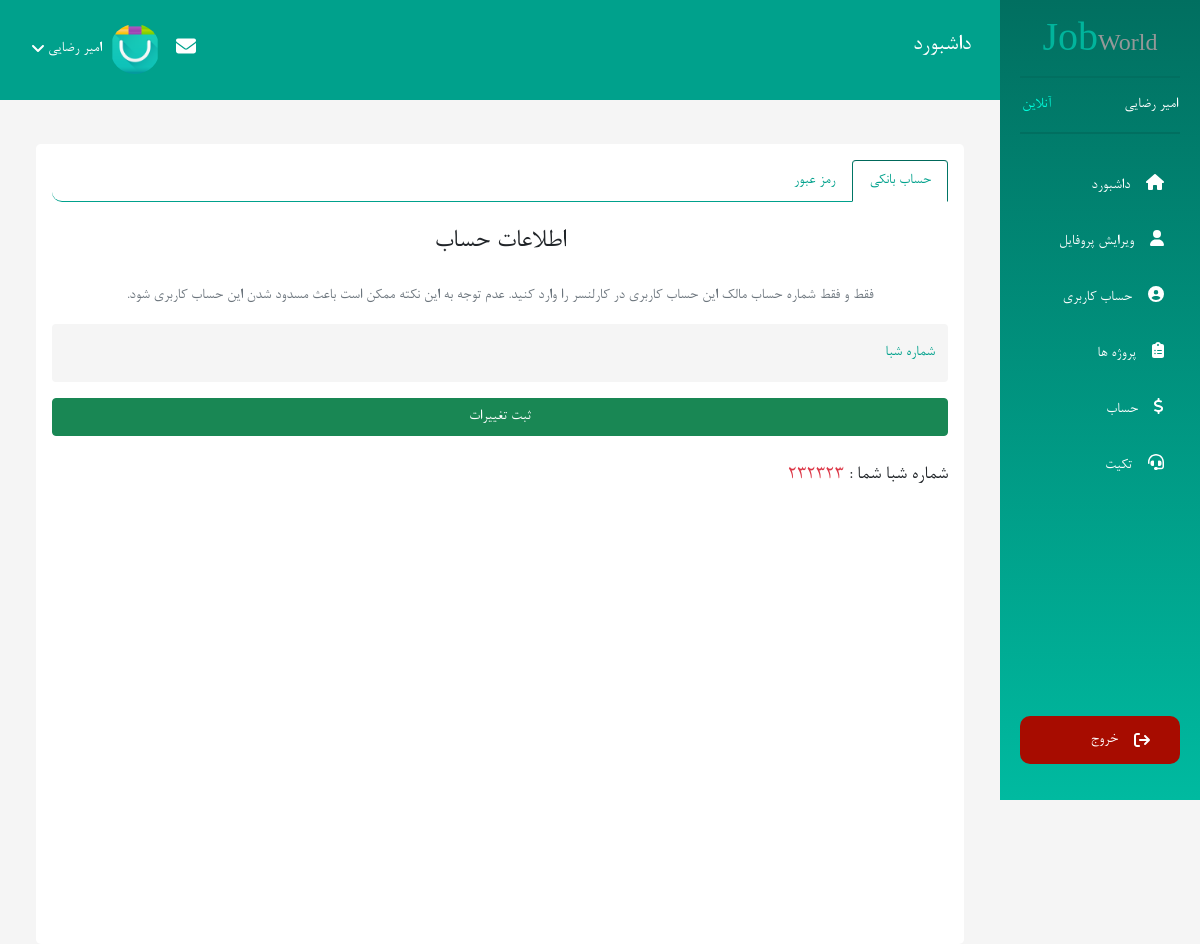
The app's page /jobWorld/panel/edit-profile (signed in) with its own data.
### tables this page shows
CREATE TABLE `users` (
  `id` int(10) UNSIGNED NOT NULL,
  `email` varchar(255) NOT NULL,
  `username` varchar(255) NOT NULL,
  `first_name` varchar(255) NOT NULL,
  `last_name` varchar(255) NOT NULL,
  `phone_number` varchar(15) NOT NULL,
  `city` varchar(120) DEFAULT NULL,
  `about` text DEFAULT NULL,
  `expertise_title` varchar(255) DEFAULT NULL,
  `number_shaba` varchar(255) DEFAULT NULL,
  `account_balance` int(11) NOT NULL DEFAULT 0,
  `remember_tokens` varchar(255) DEFAULT NULL,
  `password` text NOT NULL,
  `permission` enum('admin','user') NOT NULL DEFAULT 'user',
  `activity_user` enum('freelancer','employer') NOT NULL DEFAULT 'freelancer',
  `image` text DEFAULT NULL,
  `verify_token` text DEFAULT NULL,
  `is_active` tinyint(4) NOT NULL DEFAULT 0 COMMENT 'enable => 1 , desable => 0',
  `forgot_token` text DEFAULT NULL,
  `forgot_token_expire` text DEFAULT NULL,
  `created_at` datetime NOT NULL,
  `updated_at` datetime DEFAULT NULL
);

### activites/User/User.php (called while the page is built, shortened)
<?php
class User
{
    public function editProfile()
    {
        $db = new Database();
        $user = $db->select("SELECT * FROM users WHERE id=?", $_SESSION['user'][0])->fetch();
        require_once(BASE_PATH . '/tamplate/User/edit-profile.php');
    }
}

### index.php (called while the page is built, shortened)
<?php
function uri($reservedUrl, $class, $method, $requestMethod = 'GET')
{
    $currentUrl = explode('?', currentUrl())[0];
    $currentUrl =  str_replace(CURRENT_DOMAIN, '', $currentUrl);
    $currentUrl = trim($currentUrl, '/');
    $currentUrlArray = explode('/', $currentUrl);
    $currentUrlArray = array_filter($currentUrlArray);
    $reservedUrl = trim($reservedUrl, '/');
    $reservedUrlArray = explode('/', $reservedUrl);
    $reservedUrlArray = array_filter($reservedUrlArray);
    if (sizeof($currentUrlArray) != sizeof($reservedUrlArray) || methodFiled() != $requestMethod) {
        return false;
    }
    $parameters = [];
    for ($key = 0; $key < sizeof($currentUrlArray); $key++) {
        if ($reservedUrlArray[$key][0] == '{' && $reservedUrlArray[$key][strlen($reservedUrlArray[$key]) - 1] == "}") {
            array_push($parameters, $currentUrlArray[$key]);
        } else if ($reservedUrlArray[$key] !== $currentUrlArray[$key]) {
            return false;
        }
    }
    $object = new $class;
    call_user_func_array(array($object, $method), $parameters);
    exit();
}
require_once('activites/User/User.php');
require_once('database/Database.php');
function protocol()
{
    return stripos($_SERVER['SERVER_PROTOCOL'], 'https') === true ? 'https://' : 'http://';
}
function currentDomain()
{
    return protocol() . $_SERVER['HTTP_HOST'];
}
function asset($src)
{
    return trim(CURRENT_DOMAIN, '/ ') . '/' . trim($src, '/ ');
}
function url($url)
{
    return trim(CURRENT_DOMAIN, '/ ') . '/' . trim($url, '/ ');
}
function currentUrl()
{
    return trim(currentDomain(), '/ ') . $_SERVER['REQUEST_URI'];
}
function methodFiled()
{
    return $_SERVER['REQUEST_METHOD'];
}
uri('panel/edit-profile', 'User\User', 'editProfile');

### database/Database.php (called while the page is built, shortened)
<?php
class Database
{
    private $connection;
    private $dbHost = DB_HOST;
    private $dbUsername = DB_USERNAME;
    private $dbPassword = DB_PASSWORD;
    private $dbName = DB_NAME;
    private $options = array(PDO::ATTR_ERRMODE => PDO::ERRMODE_EXCEPTION, PDO::ATTR_DEFAULT_FETCH_MODE => PDO::FETCH_ASSOC, PDO::MYSQL_ATTR_INIT_COMMAND => 'SET NAMES utf8');
    public function __construct()
    {
        try {
            $this->connection = new PDO('mysql:host=' . $this->dbHost . ';dbname=' . $this->dbName, $this->dbUsername, $this->dbPassword, $this->options);
        } catch (PDOException $e) {
            echo 'error -> ' . $e->getMessage();
            exit();
        }
    }
    public function select($sql, $values = null)
    {
        try {
            $stmt = $this->connection->prepare($sql);
            if ($values == null) {
                $stmt->execute();
            } else {
                $stmt->execute([$values]);
            }
            return $stmt;
        } catch (PDOException $e) {
            echo 'error -> ' . $e->getMessage();
            return false;
        }
    }
}

### tamplate/User/edit-profile.php (the view, shortened to what this page needs)
<?php require_once(BASE_PATH . '/tamplate/User/layouts/header.php') ?>
<section class="user-account">
    <div class="row w-100 m-auto mt-5 p-0">
        <div class="col-xl-10 col-md-8 col-lg-8 me-auto mt-5">
            <div class="container">
                <div class=" mt-5 bg-white p-3 rounded-3" style="height: 800px;">
                    <nav>
                        <div class="nav nav-tabs" id="nav-tab" role="tablist">
                            <button class="nav-link active" id="nav-bank-tab" data-bs-toggle="tab" data-bs-target="#nav-bank"
                                type="button" role="tab" aria-controls="nav-bank" aria-selected="false">حساب
                                بانکی</button>
                            <button class="nav-link" id="nav-password-tab" data-bs-toggle="tab"
                                data-bs-target="#nav-password" type="button" role="tab" aria-controls="nav-password"
                                aria-selected="false">رمز عبور</button>
                        </div>
                    </nav>
                    <div class="tab-content" id="nav-tabContent">
                        <div class="tab-pane fade show active" id="nav-bank" role="tabpanel" aria-labelledby="nav-bank-tab">
                            <form action="<?= url('panel/edit-profile/shaba') ?>" method="post">
                                <h3 class="my-4 text-center">اطلاعات حساب </h3>
                                <p class="text-center text-muted">
                                    فقط و فقط شماره حساب مالک این حساب کاربری در کارلنسر را وارد کنید. عدم توجه به
                                    این نکته ممکن است باعث مسدود شدن این حساب کاربری شود.
                                </p>
                                <div class="form-floating my-3 w-100">
                                    <input type="text" class="form-control" id="number_shaba" name="number_shaba" placeholder="شماره شبا">
                                    <label for="number_shaba">شماره شبا </label>
                                </div>
                                <button type="submit" class="btn btn-success w-100">ثبت تغییرات</button>
                            </form>
                            <p class="mt-4 fs-5 text-danger"><span class="text-dark">شماره شبا شما : </span> <?= $user['number_shaba']  ?> </p>
                        </div>
                    </div>
                </div>
            </div>
        </div>
    </div>
</section>
<?php require_once(BASE_PATH . '/tamplate/User/layouts/footer.php') ?>

### tamplate/User/layouts/header.php (shortened to what this page needs)
<!DOCTYPE html>
<html lang="en">
<head>
    <link rel="stylesheet" href="<?= asset('public/css/all.min.css') ?>">
    <link rel="stylesheet" href="<?= asset('public/css/bootstrap.min.css') ?>">
    <link rel="stylesheet" href="<?= asset('public/css/user-panel.css') ?>">
    <link rel="stylesheet" href="<?= asset('public/css/responsive.css') ?>">
    <link rel="stylesheet" href="<?= asset('public/jalalidatepicker/persian-datepicker.min.css') ?>">
</head>
<body style="background-color: whitesmoke;">
    <nav class="navbar navbar-collapse p-0">
        <div class="row w-100 m-0">
            <div class="col-xl-2 col-md-4 col-lg-4 p-0 fixed-top">
                <div class="user-panel-sidebar  flex-column vh-100 d-none d-md-flex ">
                    <div class="logo">
                        <h3 class="text-center">Job<span>World</span></h3>
                    </div>
                    <div class="user-status d-flex  justify-content-between align-items-center">
                        <span class="text-white"><?= $user['first_name'] . ' ' . $user['last_name'] ?></span>
                        <span>آنلاین</span>
                    </div>
                    <div class="menu mt-4">
                        <ul class="list-unstyled pe-0">
                            <li class="nav-item"><a href=" <?= url('panel') ?>" class="nav-link text-white"><i
                                        class="fa fa-home ms-3"></i>داشبورد</a></li>
                            <li class="nav-item"><a href="<?= url('panel/account') ?>" class="nav-link text-white"><i
                                        class="fa fa-user ms-3"></i>ویرایش پروفایل</a></li>
                            <li class="nav-item"><a href="<?= url('panel/edit-profile') ?>"
                                    class="nav-link text-white"><i class="fa fa-user-circle ms-3"></i>حساب کاربری</a>
                            </li>
                            <?php if ($user['activity_user'] === 'freelancer') { ?>
                                <li class="nav-item"><a href="<?= url('show-projects') ?>" class="nav-link text-white"><i
                                            class="fa fa-clipboard-list ms-3"></i>پروژه ها</a></li>
                            <?php } ?>
                            <li class="nav-item"><a
                                    href="<?= url('panel/balance') ?>" class="nav-link text-white"><i
                                        class="fa fa-dollar ms-3"></i>حساب</a></li>
                            <li class="nav-item"><a
                                    href="<?= url('panel/ticket') ?>" class="nav-link text-white"><i
                                        class="fa fa-headset ms-3"></i>تکیت</a></li>
                        </ul>
                    </div>
                    <div class="btn-exit text-center d-flex align-items-end h-100 justify-content-center">
                        <ul class="list-unstyled pe-0 w-100">
                            <li class="nav-item ">
                                <a href="<?= url('logout/') ?>" class="nav-link d-flex align-items-center text-white"><i
                                        class="fa fa-sign-out ms-3"></i>خروج </a>
                            </li>
                        </ul>
                    </div>
                </div>
            </div>
            <div class="col-xl-10 col-md-8 col-lg-8 fixed-top me-auto nav-main p-0">
                <div class="row d-flex justify-content-between align-items-center mt-4">
                    <div class="col-2 col-sm-2 col-md-2">
                        <div class="title-nav d-none d-md-block">
                            <h4 class="text-white">داشبورد</h4>
                        </div>
                    </div>
                    <div class="col-6 col-sm-6 col-md-6 ms-4">
                        <div class="men-user d-flex align-items-center justify-content-end position-relative ">
                            <div class="message-notifiaction px-3 d-flex">
                                <a href="<?= url('panel/messages') ?>" class="text-white" data-bs-toggle="tooltip" data-bs-placement="bottom"
                                    title="پیام ها"><i class="fa fa-envelope fa-lg"></i></a>
                            </div>
                            <img src="<?= (asset($user['image']) ? asset($user['image']) : asset("/public/images/users/user.png")) ?>"
                                class="img-fluid rounded-circle" alt="" width="20">
                            <a class="list-info-show px-2 text-decoration-none text-white d-flex align-items-center"><?= $user['first_name'] . ' ' . $user['last_name'] ?><i
                                    class="fa fa-angle-down me-1"></i></a>
                        </div>
                    </div>
                </div>
            </div>
        </div>
    </nav>

### public/css/user-panel.css (style rules this page uses)
* { direction: rtl; box-sizing: border-box; font-family: 'b-nazanin'; list-style-type: none; text-decoration: none; text-align: right; box-shadow: none !important; outline: none !important; }
.user-panel-sidebar { background: linear-gradient(#016F60, #00BAA0); padding: 20px; }
.user-panel-sidebar .logo h3 { color: #01B49C; font-size: 2.5rem; }
.user-panel-sidebar .logo span { font-size: 1.5rem; color: #959898; }
.user-status { border-top: 2px solid #016F60; border-bottom: 2px solid #016F60; padding: 15px 2px; }
.user-status span:nth-child(2) { color: #00FEDB !important; }
.menu ul li { padding: 8px 0; }
.btn-exit a { border-radius: 10px; -webkit-border-radius: 10px; -moz-border-radius: 10px; -ms-border-radius: 10px; -o-border-radius: 10px; background-color: #A70C00; padding: 12px 30px; transition: all 0.3s ease-in-out; -webkit-transition: all 0.3s ease-in-out; -moz-transition: all 0.3s ease-in-out; -ms-transition: all 0.3s ease-in-out; -o-transition: all 0.3s ease-in-out; }
.nav-main { height: 100px !important; background-color: #00a18c; }
.men-user { cursor: pointer; }
.men-user img { width: 50px; }
.title-nav { margin-right: 20%; }
.user-account { z-index: 1 !important; }
.user-account .form-control { background: whitesmoke !important; border: none !important; }
.user-account .form-floating>label { right: 0; left: auto; color: #00A18C !important; }
.user-account .nav-tabs .nav-link { color: #00A18C !important; }
.user-account .nav-tabs { border-bottom: 1px solid #00A18C; border-radius: 10px; -webkit-border-radius: 10px; -moz-border-radius: 10px; -ms-border-radius: 10px; -o-border-radius: 10px; }
.user-account .nav-tabs .nav-link.active { border-color: #00685a #007565 #fff; }

### records on screen
users: first_name "امیر", last_name "رضایی", image (picture), number_shaba "232323"
